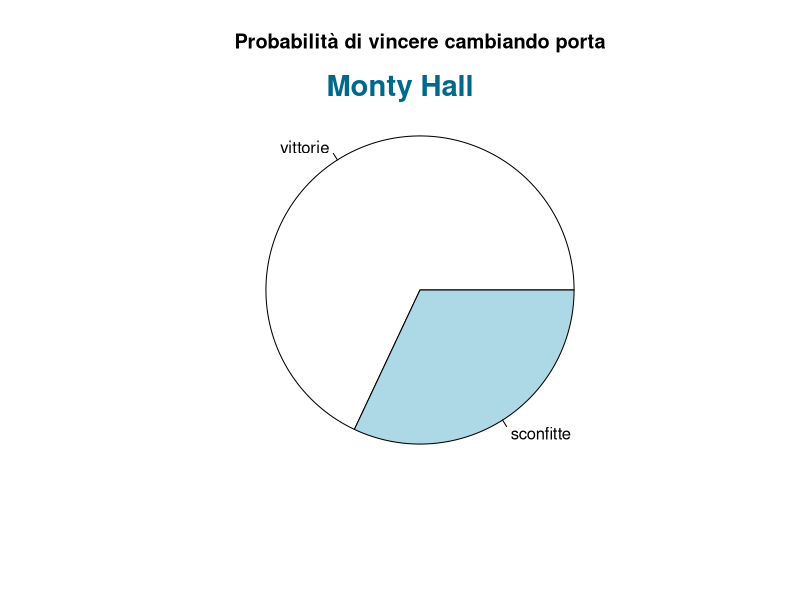

Source code (R):
# Calcolo della probabilità di vincere se si cambia la porta

# Numero di turni di gioco
num_turni <- 100

# Inizializza il numero di vittorie a 0 e il numero di porte a 3
num_vittorie <- 0
num_porte <- 3
x <- c(1:num_porte)

# Simulazione 
for (i in 1:num_turni)
{
  # Inizializza le porte a 0 (senza premio)
  porte <- rep(0, num_porte) 
  
  # Estrai casualmente una porta (indice) per il premio
  premio <- sample(x, 1) 
  
  #  Assegna 1 alla porta contenente il premio 
  porte[premio] <- 1
  
  # Il concorrente sceglie una porta da aprire
  scelta <- sample(x, 1)
  
  # Se la porta scelta contiene il premio, allora l'host apre una delle altre due porte (senza premio)
  # e lascia chiusa quella che diventa la seconda scelta del concorrente
  if (porte[scelta] == 1) scelta2 <- sample(x[-premio], 1)
  
  # Se invece la porta scelta non contiene il premio, l'host apre la porta senza premio tra le due rimanenti
  # e lascia chiusa quella col premio, che diventa la seconda scelta del concorrente
  if (porte[scelta] != 1) scelta2 <- premio
  
  # Se la seconda porta scelta dal concorrente contiene il premio, incrementa il numero di vittorie
  if (porte[scelta2] == 1) num_vittorie <- num_vittorie + 1
}

# Calcola la proporzione di vittorie
prop_vittorie <- num_vittorie / num_turni
  
# Dati per il diagramma a torta 
v <- c(prop_vittorie, 1-prop_vittorie)
  
# Stampa delle percentuali
print(v)
  
# Categorie per il diagramma a torta
cat <- c("vittorie", "sconfitte")
  
# Diagramma a torta
pie(v, labels = cat, main = "Probabilità di vincere cambiando porta")

# Titolo
mtext("Monty Hall", side = 3, line = -5, font = 2, cex = 1.75, outer = TRUE, col = 'deepskyblue4')
  
